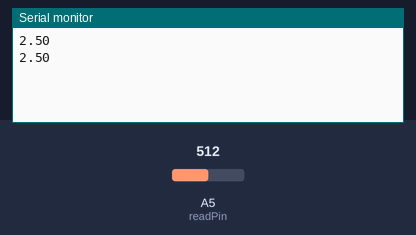
This sketch was run on a simulated Arduino Uno, built with avr-gcc and run on an emulated ATmega328P. Shown: the last lines printed to the serial monitor. Inputs (shaded band) come from the test bench; at power-on: A5 (readPin) = 512.

Above: at 2.8 s.
2.9 s: A5 (readPin) set to 716
At 4.4 s:
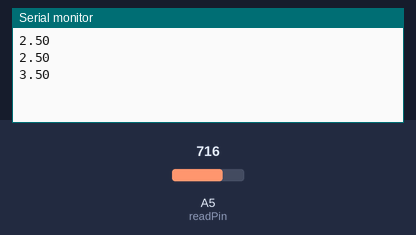
5.6 s: A5 (readPin) set to 900
At 7.1 s:
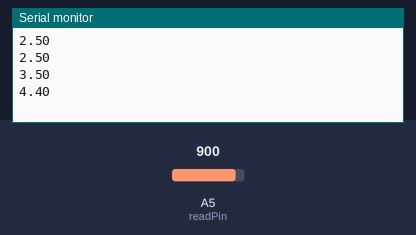
Timing chart, 0 to 8.6 s (numbered marks = the images above; inputs shaded):
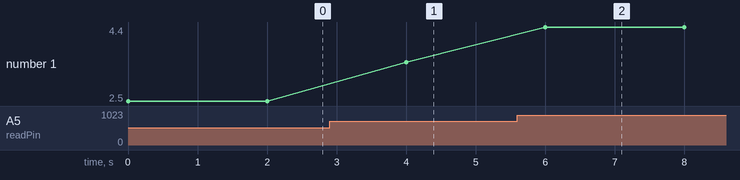

The sketch:

Potentiometer1.ino
```cpp
// Program to measure potentiometer tap in votage.

//initialising variables

int readPin = A5; //Analog read pin 5 for Potetiometer tap in voltage.

float sig1 = 0; //Analog signal variable

float sigvolt = 0; //Voltage at tap in

int wait = 2000;

void setup() {
  // put your setup code here, to run once:

  //Setting up serial monitor
Serial.begin(9600);

  //Setting up readPin to INPUT mode
pinMode(readPin,INPUT);
}

void loop() {
  // put your main code here, to run repeatedly:

  //reading analog signal
sig1 = analogRead(readPin);

  // converting analog(0-1023) into volts(0V-5V) - Simple linear function
sigvolt = (5./1023.)*sig1;

  // Printing potentiometer tap in voltage
Serial.println(sigvolt);
delay(wait);
}
```

Measured:
- after the input at 2.9 s, the serial monitor: prints a new line after 1.1 s (image 1)
- after the input at 5.6 s, the serial monitor: prints a new line after 0.40 s (image 2)
- plotted number 1: 2.5 → 3.5 after the input at 2.9 s, 3.5 → 4.4 after the input at 5.6 s
